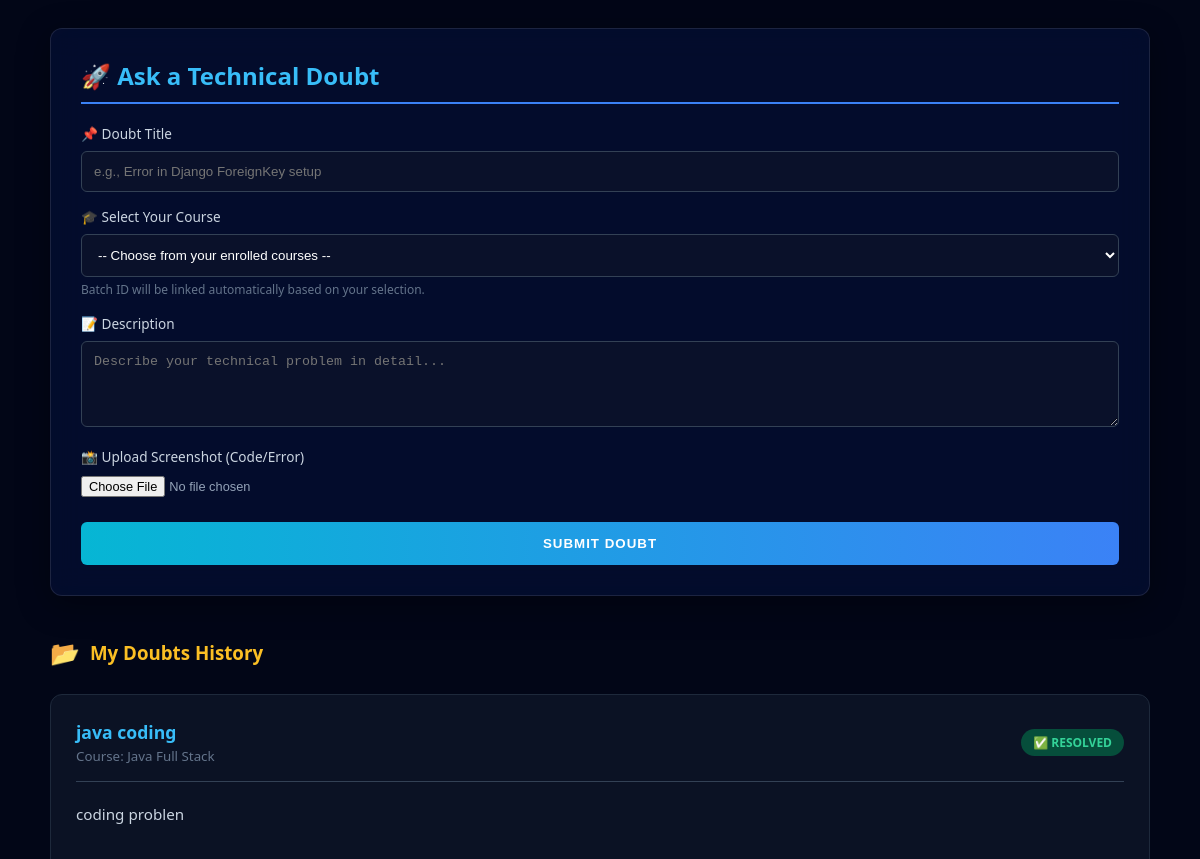
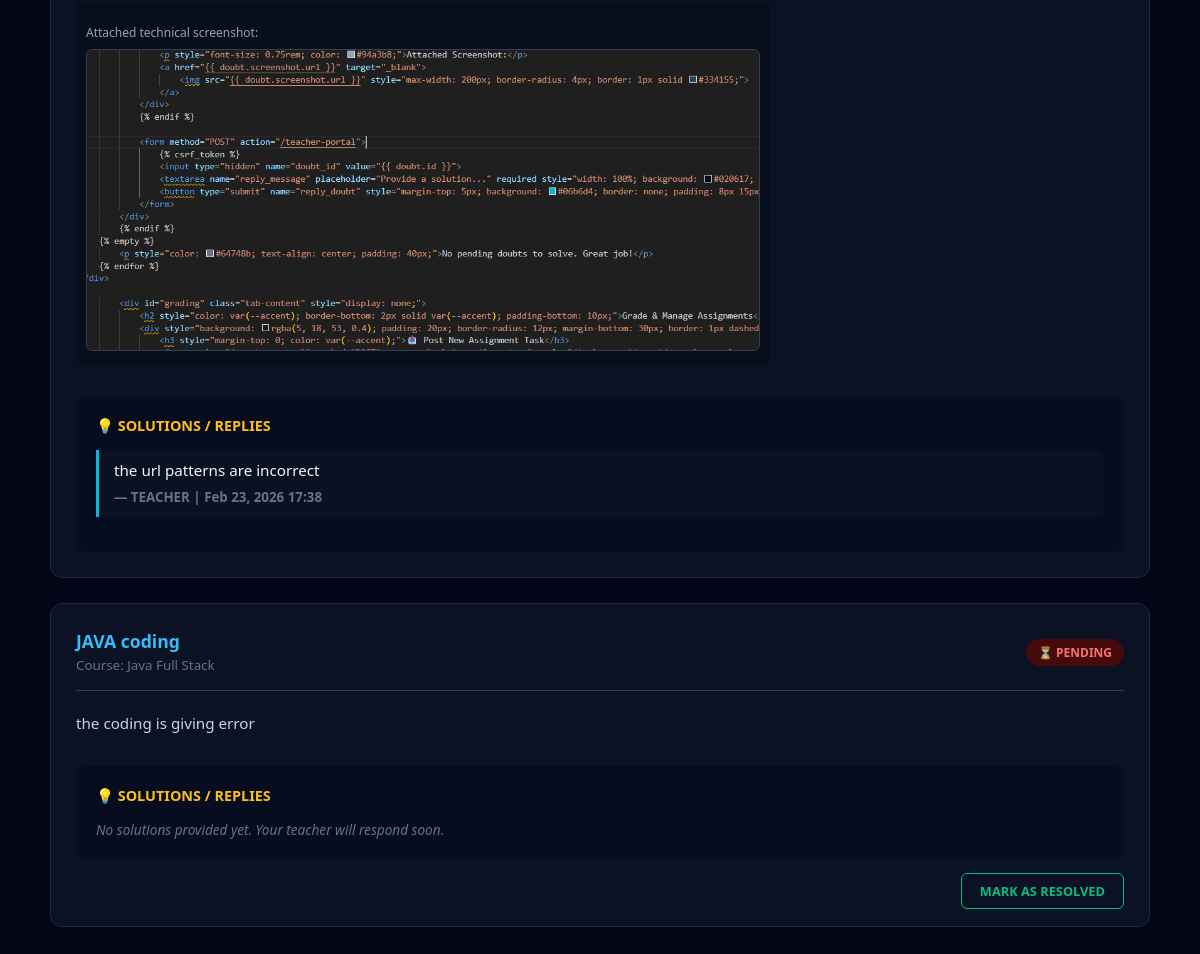
/doubts (signed in), run on the app's committed database (2 pictures, top to bottom).
### app/models.py (models this page shows)
class StudentDoubt(models.Model):
    enrollment = models.ForeignKey('Enrollment', on_delete=models.CASCADE)
    batch = models.ForeignKey('Batch', on_delete=models.CASCADE)
    title = models.CharField(max_length=255)
    description = models.TextField()
    screenshot = models.ImageField(upload_to='doubts/', null=True, blank=True)
    is_resolved = models.BooleanField(default=False)
    created_at = models.DateTimeField(auto_now_add=True)
    class Meta:
        ordering = ['-created_at']

class Enrollment(models.Model):
    student = models.ForeignKey('student', on_delete=models.CASCADE)
    course = models.ForeignKey(Course, on_delete=models.CASCADE)
    batch = models.ForeignKey(Batch, on_delete=models.SET_NULL, null=True, blank=True)
    is_approved = models.BooleanField(default=False)
    total_fee = models.DecimalField(max_digits=10, decimal_places=2)
    amount_paid = models.DecimalField(max_digits=10, decimal_places=2, default=0.00)
    status = models.CharField(max_length=20, default="Ongoing")
    receipt = models.FileField(upload_to='receipts/', null=True, blank=True)
    is_halted = models.BooleanField(default=False)
    course_rating = models.IntegerField(null=True, blank=True)
    course_feedback = models.TextField(null=True, blank=True)

class Course(models.Model):
    title = models.CharField(max_length=100)
    description = models.TextField()
    subject_code = models.CharField(max_length=20, unique=True)
    fee = models.DecimalField(max_digits=10, decimal_places=2, default=0.00)
    is_paid = models.BooleanField(default=False)
    is_free = models.BooleanField(default=False)

class DoubtReply(models.Model):
    doubt = models.ForeignKey(StudentDoubt, related_name='replies', on_delete=models.CASCADE)
    replied_by_role = models.CharField(max_length=50) # 'teacher' or 'student'
    replied_by_name = models.CharField(max_length=100)
    message = models.TextField()
    created_at = models.DateTimeField(auto_now_add=True)

### app/views.py (the view, shortened to what this page needs)
# urls.py: path('doubts', views.student_doubts, name='student_doubts'),
def student_doubts(request):
    student_id = request.session.get('user_id')
    if not student_id:
        return redirect('/login')
    my_enrollments = Enrollment.objects.filter(student_id=student_id, is_approved=True)
    if request.GET.get('resolve_doubt') == 'true':
        did = request.GET.get('did')
        StudentDoubt.objects.filter(id=did, enrollment__student_id=student_id).update(is_resolved=True)
        return redirect('/courses?active=doubts') # Matches pattern #8/21
    doubts = StudentDoubt.objects.filter(
        enrollment__student_id=student_id
    ).prefetch_related('replies').order_by('-created_at')
    return render(request, 'doubts.html', {
        'doubts': doubts,
        'my_enrollments': my_enrollments
    })

### app/templates/doubts.html (shortened to what this page needs)
{% load custom_filters %}
<!DOCTYPE html>
<html lang="en">
<head>
</head>
<body style="background-color: #020617;">
<div id="doubts-container" style="color: white; font-family: 'Segoe UI', Tahoma, Geneva, Verdana, sans-serif; max-width: 1100px; margin: auto; padding: 20px;">
    <section class="doubt-card-container" style="margin-bottom: 40px;">
        <h2 style="margin-top: 0; color: #38bdf8; border-bottom: 2px solid #3b82f6; padding-bottom: 10px; font-weight: 700;">🚀 Ask a Technical Doubt</h2>
        <form method="POST" action="/doubts" enctype="multipart/form-data">
            <div style="margin-bottom: 15px;">
                <label style="display: block; margin-bottom: 8px; font-size: 0.85rem; color: #cbd5e1;">📌 Doubt Title</label>
                <input type="text" name="title" class="doubt-input" placeholder="e.g., Error in Django ForeignKey setup" required>
            </div>
            <div style="margin-bottom: 15px;">
                <label style="display: block; margin-bottom: 8px; font-size: 0.85rem; color: #cbd5e1;">🎓 Select Your Course</label>
                <select name="enrollment_id" required class="doubt-input">
                    <option value="" disabled selected>-- Choose from your enrolled courses --</option>
                </select>
                <small style="color: #64748b; font-size: 0.75rem;">Batch ID will be linked automatically based on your selection.</small>
            </div>
            <div style="margin-bottom: 15px;">
                <label style="display: block; margin-bottom: 8px; font-size: 0.85rem; color: #cbd5e1;">📝 Description</label>
                <textarea name="description" class="doubt-input" rows="4" placeholder="Describe your technical problem in detail..." required></textarea>
            </div>
            <div style="margin-bottom: 25px;">
                <label style="display: block; margin-bottom: 8px; font-size: 0.85rem; color: #cbd5e1;">📸 Upload Screenshot (Code/Error)</label>
                <input type="file" name="screenshot" accept="image/*" style="font-size: 0.8rem; color: #94a3b8;">
            </div>
            <button type="submit" name="ask_doubt" class="doubt-submit-btn">
                Submit Doubt
            </button>
        </form>
    </section>
    <section>
        <h3 style="color: #fbbf24; margin-bottom: 25px; display: flex; align-items: center; gap: 10px;">
            <span style="font-size: 1.5rem;">📂</span> My Doubts History
        </h3>
        {% for doubt in doubts %}
        <div style="background: rgba(15, 23, 42, 0.7); border: 1px solid #1e293b; border-radius: 12px; padding: 25px; margin-bottom: 25px;">
            <div style="display: flex; justify-content: space-between; align-items: center; border-bottom: 1px solid #334155; padding-bottom: 15px; margin-bottom: 20px;">
                <div>
                    <h4 style="margin: 0; color: #38bdf8; font-size: 1.1rem;">{{ doubt.title }}</h4>
                    <small style="color: #64748b;">Course: {{ doubt.enrollment.course.title }}</small>
                </div>
                <span class="status-badge" style="background: {% if doubt.is_resolved %}#064e3b{% else %}#450a0a{% endif %}; color: {% if doubt.is_resolved %}#34d399{% else %}#f87171{% endif %};">
                    {% if doubt.is_resolved %}✅ RESOLVED{% else %}⏳ PENDING{% endif %}
                </span>
            </div>
            <p style="font-size: 0.95rem; color: #cbd5e1; line-height: 1.6; margin-bottom: 20px;">{{ doubt.description }}</p>
            {% if doubt.screenshot %}
            <div style="margin-top: 15px; padding: 10px; background: rgba(0,0,0,0.2); border-radius: 8px; display: inline-block;">
                <p style="font-size: 0.75rem; color: #94a3b8; margin-bottom: 8px;">Attached technical screenshot:</p>
                <a href="{{ doubt.screenshot.url }}" target="_blank">
                    <img src="{{ doubt.screenshot.url }}" style="max-width: 100%; max-height: 300px; border-radius: 6px; border: 1px solid #334155; cursor: zoom-in;">
                </a>
            </div>
            {% endif %}
            <div style="margin-top: 30px; background: rgba(2, 6, 23, 0.4); border-radius: 10px; padding: 20px;">
                <h5 style="margin: 0 0 15px 0; color: #fbbf24; font-size: 0.9rem; font-weight: 700; text-transform: uppercase;">💡 Solutions / Replies</h5>
                {% for reply in doubt.replies.all %}
                    <div class="reply-container">
                        <p style="margin: 0 0 5px 0; font-size: 0.95rem; color: #f1f5f9;">{{ reply.message }}</p>
                        <small style="color: #64748b; font-weight: 600;">— {{ reply.replied_by_role|upper }} | {{ reply.created_at|date:"M d, Y H:i" }}</small>
                    </div>
                {% empty %}
                    <p style="font-size: 0.85rem; color: #64748b; font-style: italic; margin: 0;">No solutions provided yet. Your teacher will respond soon.</p>
                {% endfor %}
            </div>
            {% if not doubt.is_resolved %}
            <div style="text-align: right; margin-top: 20px;">
                <a href="/doubts?resolve_doubt=true&did={{ doubt.id }}"
                   onclick="return confirm('Is your doubt cleared? This will close the thread.')"
                   style="color: #10b981; text-decoration: none; font-size: 0.8rem; font-weight: bold; border: 1px solid #10b981; padding: 8px 18px; border-radius: 6px;">
                   MARK AS RESOLVED
                </a>
            </div>
            {% endif %}
        </div>
        {% empty %}
        <div style="text-align: center; padding: 60px; background: rgba(15, 23, 42, 0.5); border-radius: 12px; border: 1px dashed #334155;">
            <p style="color: #64748b; font-size: 1rem;">You haven't posted any technical doubts yet.</p>
        </div>
        {% endfor %}
    </section>
</div>
</body>
</html>

### app/templates/doubts.html (style rules this page uses)
.doubt-card-container { background: rgba(11, 43, 130, 0.2); backdrop-filter: blur(15px); border: 1px solid rgba(255, 255, 255, 0.1); border-radius: 12px; padding: 30px; box-shadow: 0 8px 32px 0 rgba(0, 0, 0, 0.37); }
.doubt-input { width: 100%; padding: 12px; background: rgba(15, 23, 42, 0.6) !important; border: 1px solid #334155 !important; color: white !important; border-radius: 6px; transition: border-color 0.3s ease; box-sizing: border-box; }
.doubt-submit-btn { background: linear-gradient(90deg, #06b6d4, #3b82f6) !important; color: white; border: none; padding: 14px 25px; border-radius: 6px; font-weight: bold; cursor: pointer; width: 100%; text-transform: uppercase; letter-spacing: 1px; transition: transform 0.2s, box-shadow 0.2s; }
.status-badge { font-size: 0.75rem; padding: 5px 12px; border-radius: 20px; font-weight: bold; text-transform: uppercase; }
.reply-container { border-left: 3px solid #06b6d4; padding: 10px 15px; background: rgba(15, 23, 42, 0.4); border-radius: 0 8px 8px 0; margin-bottom: 15px; }

### data on the page
StudentDoubt: title "java coding", enrollment.course "Java Full Stack", is_resolved "✅ RESOLVED", description "coding problen", screenshot (picture)
DoubtReply: message "the url patterns are incorrect", replied_by_role "TEACHER", created_at "Feb 23, 2026 17:38"
StudentDoubt: title "JAVA coding", enrollment.course "Java Full Stack", is_resolved "⏳ PENDING", description "the coding is giving error"
